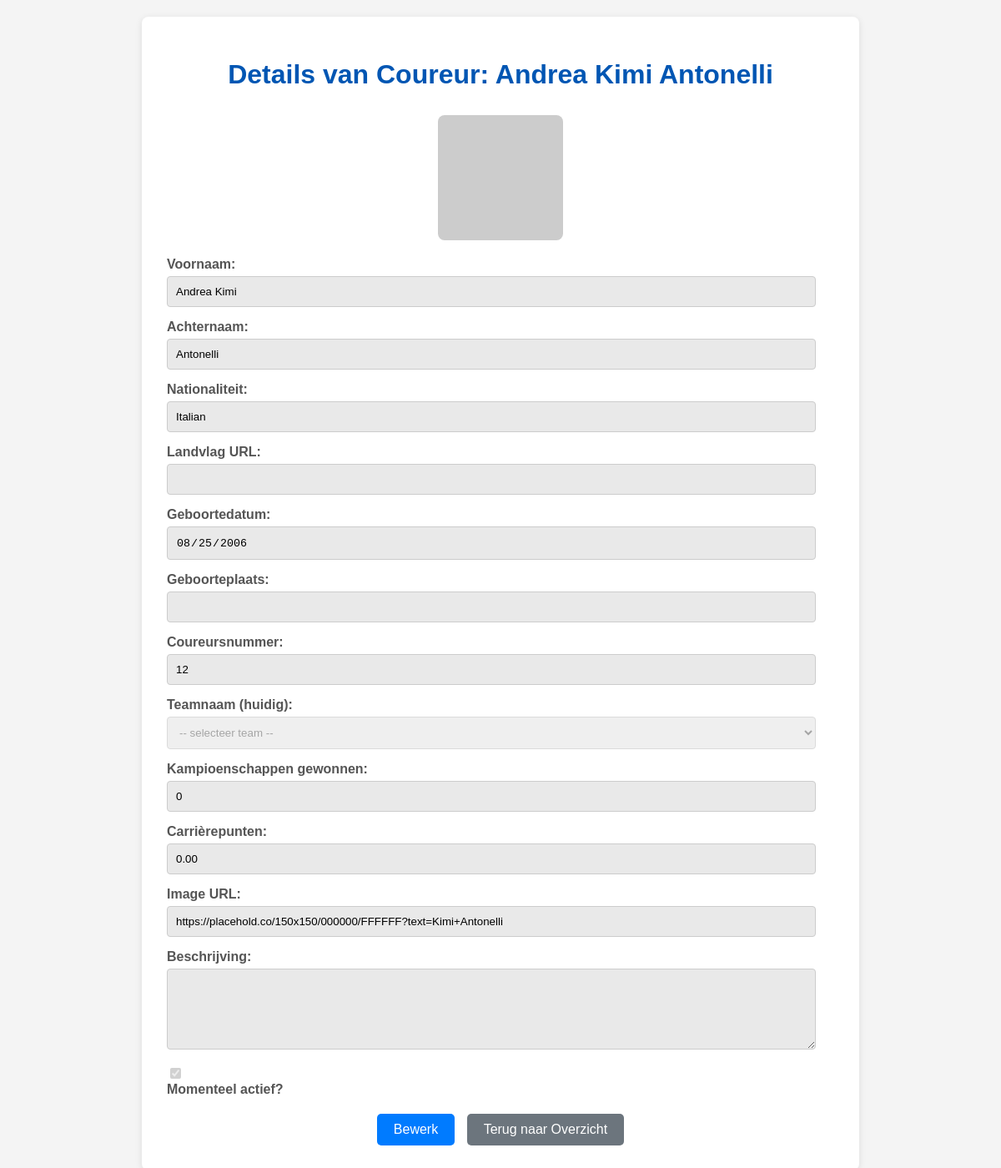
The page /achterkant/aanpassing/driver-details.php?id=1 on the database its author committed.
### tables this page shows
CREATE TABLE drivers (
    driver_id INT PRIMARY KEY AUTO_INCREMENT, 
    first_name VARCHAR(50) NOT NULL,          
    last_name VARCHAR(50) NOT NULL,           
    nationality VARCHAR(50) NOT NULL,         
    date_of_birth DATE,                   
    driver_number INT UNIQUE,                 
    team_name VARCHAR(100),                   
    championships_won INT DEFAULT 0,          
    career_points DECIMAL(10, 2) DEFAULT 0.00,
    image_url VARCHAR(255),
    is_active BOOLEAN DEFAULT TRUE            
);

### achterkant/aanpassing/driver-details.php (the view, shortened to what this page needs)
<?php
$host = "localhost";
$db = "formule1";
$user = "root";
$pass = "root";
$charset = "utf8mb4";
$dsn = "mysql:host=$host;dbname=$db;charset=$charset";
$options = [
    PDO::ATTR_ERRMODE            => PDO::ERRMODE_EXCEPTION,
    PDO::ATTR_DEFAULT_FETCH_MODE => PDO::FETCH_ASSOC,
    PDO::ATTR_EMULATE_PREPARES   => false,
];
$pdo = null;
$driverDetails = null;
try {
    $pdo = new PDO($dsn, $user, $pass, $options);
} catch (\PDOException $e) {
    die("Verbindingsfout: " . $e->getMessage());
}
$driverId = isset($_GET['id']) && is_numeric($_GET['id']) ? (int)$_GET['id'] : null;
if ($driverId && !$driverDetails) {
    try {
        $stmt = $pdo->prepare("
            SELECT d.*, t.team_name
            FROM drivers d
            LEFT JOIN teams t ON d.team_id = t.team_id
            WHERE d.driver_id = :driver_id
        ");
        $stmt->bindParam(':driver_id', $driverId, PDO::PARAM_INT);
        $stmt->execute();
        $driverDetails = $stmt->fetch();
        if (empty($driverDetails['team_id']) && !isset($driverDetails['team_name'])) {
            $driverDetails['team_name'] = 'N.V.T. (Geen team)';
        }
    } catch (\PDOException $e) {
        $message = "<p class='error-message'>Fout bij het ophalen van coureurdetails: " . $e->getMessage() . "</p>";
    }
} else if (!$driverId) {
    $message = "<p class='error-message'>Geen geldige coureur-ID opgegeven.</p>";
}
?>
<!DOCTYPE html>
<html lang="nl">
<head>
</head>
<body>
    <div class="container">
        <?php if ($driverDetails && $driverId): ?>
            <h1>Details van Coureur: <?php echo htmlspecialchars($driverDetails['first_name'] . ' ' . $driverDetails['last_name']); ?></h1>
            <?php if (!empty($driverDetails['image'])): ?>
                <img src="<?php echo htmlspecialchars($driverDetails['image']); ?>" alt="Foto van <?php echo htmlspecialchars($driverDetails['first_name'] . ' ' . $driverDetails['last_name']); ?>" class="driver-image">
            <?php endif; ?>
            <form method="POST" action="">
                <div class="form-group">
                    <label for="first_name">Voornaam:</label>
                    <input type="text" id="first_name" name="first_name" value="<?php echo htmlspecialchars($driverDetails['first_name'] ?? ''); ?>" required readonly>
                </div>
                <div class="form-group">
                    <label for="last_name">Achternaam:</label>
                    <input type="text" id="last_name" name="last_name" value="<?php echo htmlspecialchars($driverDetails['last_name'] ?? ''); ?>" required readonly>
                </div>
                <div class="form-group">
                    <label for="nationality">Nationaliteit:</label>
                    <input type="text" id="nationality" name="nationality" value="<?php echo htmlspecialchars($driverDetails['nationality'] ?? ''); ?>" required readonly>
                </div>
                <div class="form-group">
                    <label for="flag_url">Landvlag URL:</label>
                    <input type="text" id="flag_url" name="flag_url" value="<?php echo htmlspecialchars($driverDetails['flag_url'] ?? ''); ?>" readonly>
                </div>
                <div class="form-group">
                    <label for="date_of_birth">Geboortedatum:</label>
                    <input type="date" id="date_of_birth" name="date_of_birth" value="<?php echo htmlspecialchars($driverDetails['date_of_birth'] ?? ''); ?>" readonly>
                </div>
                <div class="form-group">
                    <label for="place_of_birth">Geboorteplaats:</label>
                    <input type="text" id="place_of_birth" name="place_of_birth" value="<?php echo htmlspecialchars($driverDetails['place_of_birth'] ?? ''); ?>" readonly>
                </div>
                <div class="form-group">
                    <label for="driver_number">Coureursnummer:</label>
                    <input type="number" id="driver_number" name="driver_number" value="<?php echo htmlspecialchars($driverDetails['driver_number'] ?? ''); ?>" min="1" max="99" readonly>
                </div>
                <div class="form-group">
                    <label for="team_id">Teamnaam (huidig):</label>
                    <select id="team_id" name="team_id" disabled>
                        <option value="0">-- selecteer team --</option>
                    </select>
                </div>
                <div class="form-group">
                    <label for="championships_won">Kampioenschappen gewonnen:</label>
                    <input type="number" id="championships_won" name="championships_won" value="<?php echo htmlspecialchars($driverDetails['championships_won'] ?? 0); ?>" min="0" readonly>
                </div>
                <div class="form-group">
                    <label for="career_points">Carrièrepunten:</label>
                    <input type="number" id="career_points" name="career_points" value="<?php echo htmlspecialchars($driverDetails['career_points'] ?? 0.00); ?>" step="0.01" min="0" readonly>
                </div>
                <div class="form-group">
                    <label for="image">Image URL:</label>
                    <input type="text" id="image" name="image" value="<?php echo htmlspecialchars($driverDetails['image'] ?? ''); ?>" readonly>
                </div>
                <div class="form-group">
                    <label for="description">Beschrijving:</label>
                    <textarea id="description" name="description" rows="5" readonly><?php echo htmlspecialchars($driverDetails['description'] ?? ''); ?></textarea>
                </div>
                <div class="form-group">
                    <input type="checkbox" id="is_active" name="is_active" <?php echo ($driverDetails['is_active'] ?? 0) ? 'checked' : ''; ?> disabled>
                    <label for="is_active">Momenteel actief?</label>
                </div>
                <div class="button-group">
                    <button type="button" id="editButton">Bewerk</button>
                    <a href="drivers.php" class="back-link">Terug naar Overzicht</a>
                </div>
            </form>
        <?php else: ?>
            <p>De details van deze coureur konden niet worden geladen of de coureur bestaat niet.</p>
            <a href="drivers.php" class="back-link">Terug naar Overzicht</a>
        <?php endif; ?>
    </div>
</body>
</html>

### achterkant/aanpassing/driver-details.php (style rules this page uses)
body { font-family: Arial, sans-serif; margin: 20px; background-color: #f4f4f4; color: #333; }
.container { max-width: 800px; margin: 20px auto; background-color: white; padding: 30px; border-radius: 8px; box-shadow: 0 2px 8px rgba(0,0,0,0.1); }
h1 { color: #0056b3; text-align: center; margin-bottom: 30px; }
.form-group { margin-bottom: 15px; }
label { display: block; margin-bottom: 5px; font-weight: bold; color: #555; }
input[type="text"], input[type="number"], input[type="date"], textarea, select { width: calc(100% - 22px); padding: 10px; border: 1px solid #ccc; border-radius: 4px; box-sizing: border-box; background-color: #e9e9e9; }
input[type="checkbox"] { margin-right: 10px; }
.button-group { margin-top: 20px; text-align: center; }
.button-group button, .button-group a { padding: 10px 20px; border: none; border-radius: 5px; cursor: pointer; font-size: 16px; text-decoration: none; display: inline-block; margin: 0 5px; }
#editButton { background-color: #007bff; color: white; }
.back-link { background-color: #6c757d; color: white; }
.driver-image { max-width: 200px; height: auto; display: block; margin: 0 auto 20px auto; border-radius: 8px; }

### rows shown on the page
drivers: first_name+last_name "Andrea Kimi Antonelli", first_name "Andrea Kimi", last_name "Antonelli", nationality "Italian", date_of_birth "08/25/2006", driver_number "12", championships_won "0", career_points "0.00", image "https://placehold.co/150x150/000000/FFFFFF?text=Kimi+Antonelli", is_active "☑"
